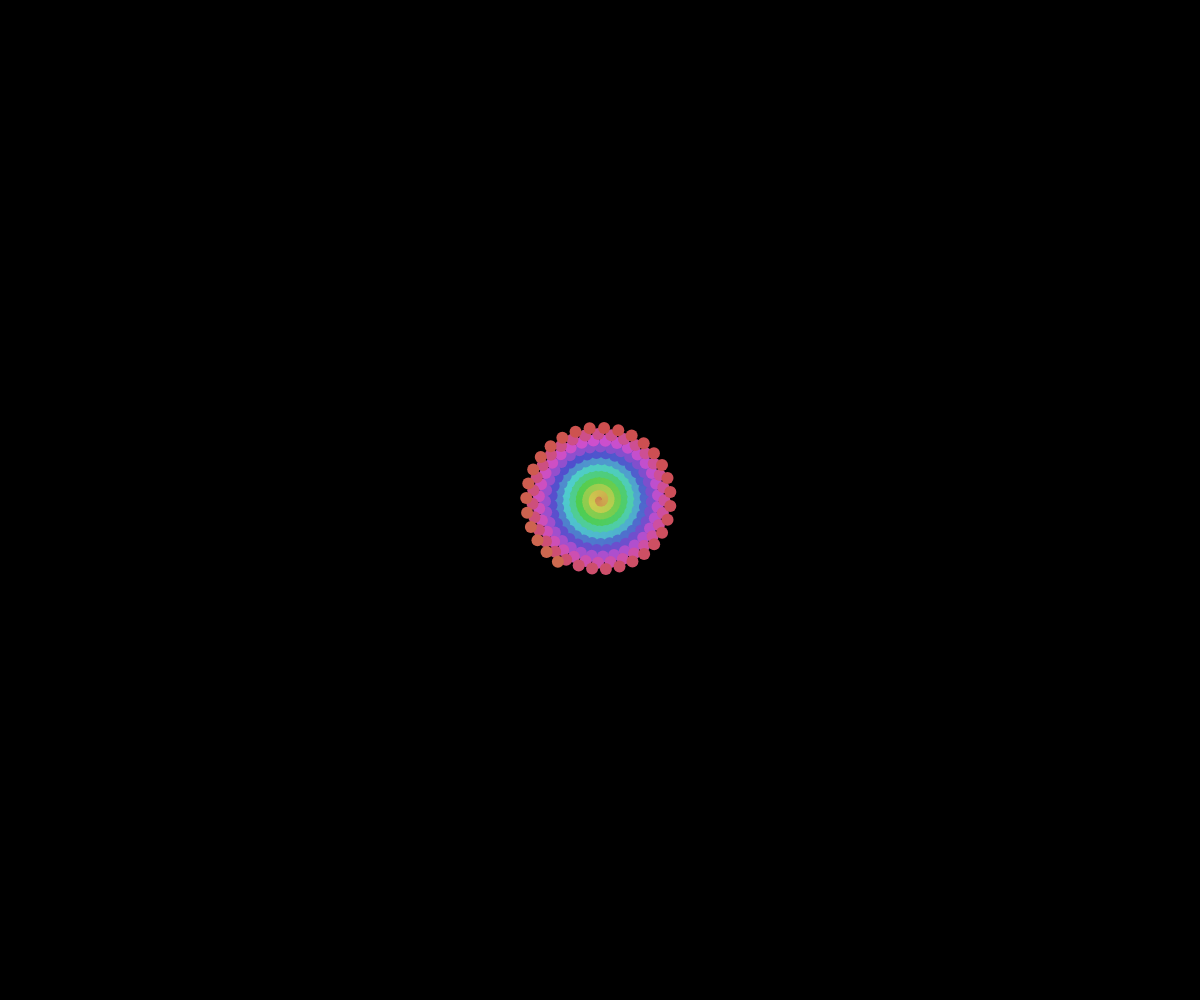
Frame 1 (no input)
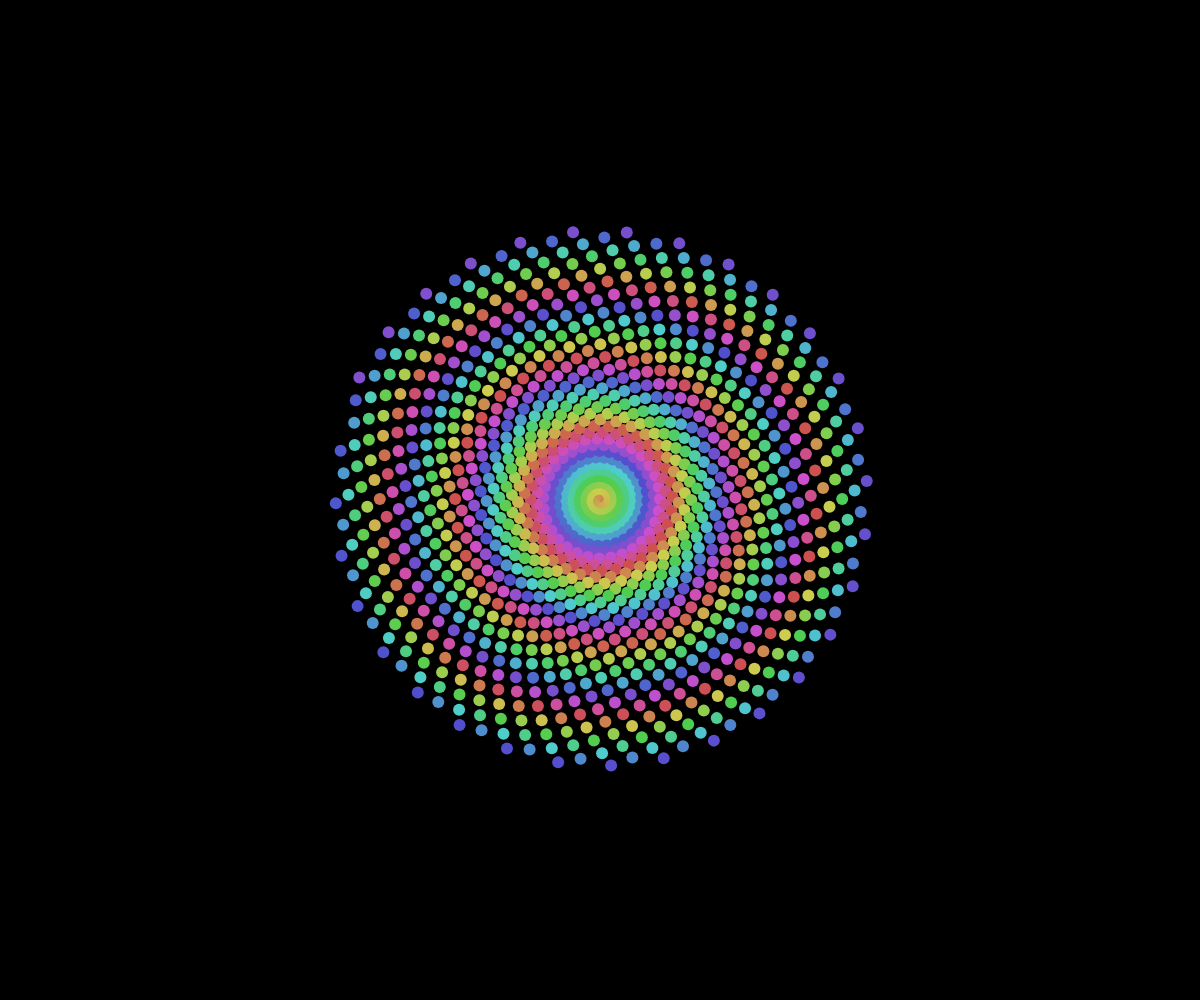
Frame 60 (no input)
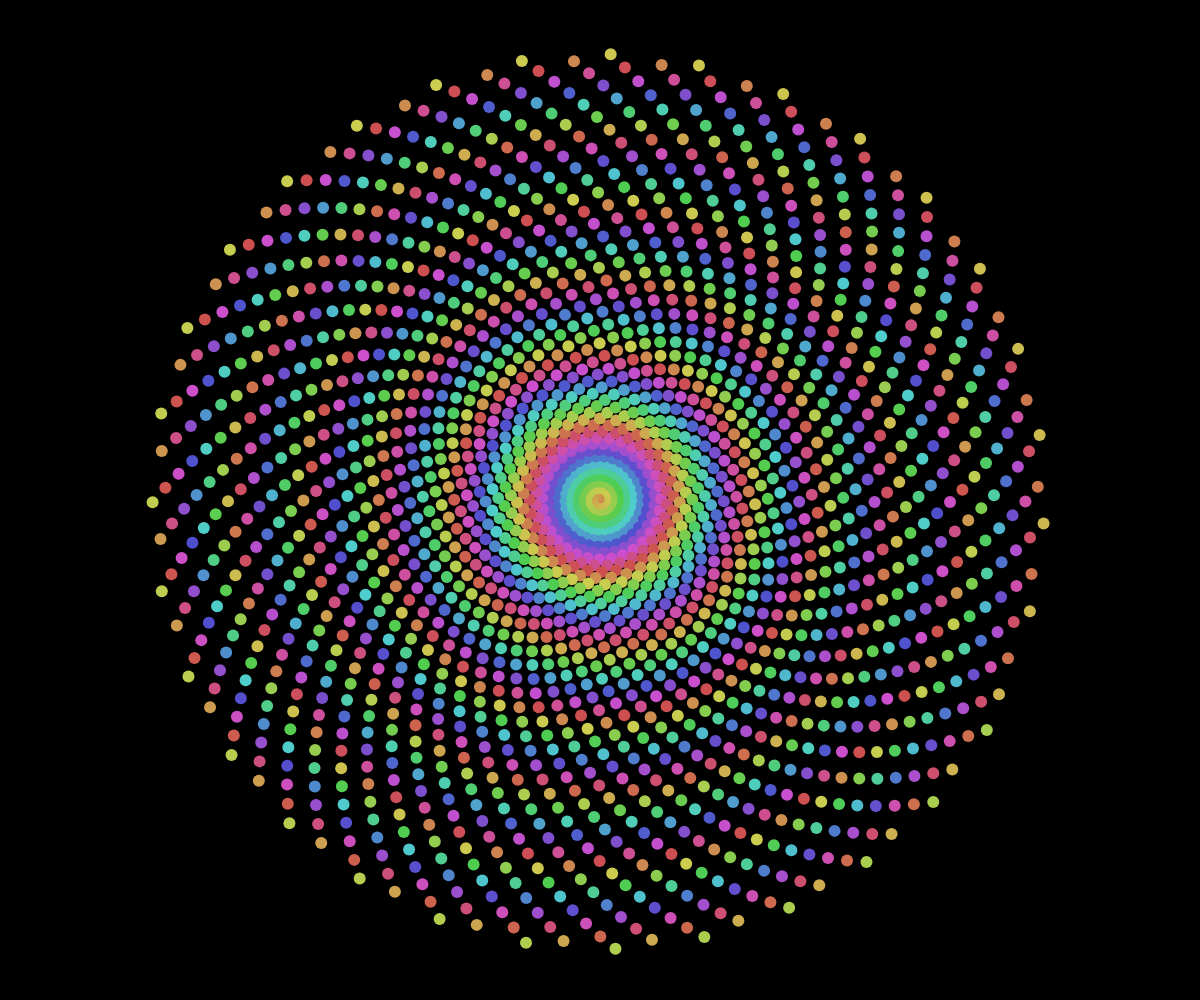
Frame 120 (the mouse pressed at the canvas centre since frame 60)

The p5.js sketch that drew these frames (run headless with seeded random() and noise() and a simulated clock; from frame 60 on, the mouse is pressed at the canvas centre):

// p5.js sketch
// ── sketch.js
let spiral;
let semn = 1;

function setup() {
  createCanvas(windowWidth, windowHeight);
  spiral = new Spiral();
  colorMode(HSL, 360);

}

function draw() {
  background(0);
  translate(width / 2, height / 2);
  noStroke();
  spiral.spiralConstruct();
  spiral.SpiralDraw();
  spiral.SpiralAnimate(); 
   spiral.spiralPoints = [];
}
class Spiral {
  constructor() {
    this.spiralPoints = [];
    this.angle = 0;
    this.angleVelocity = 0.2;
    this.length = 75;
    this.ratio = 0.2;
  }
  spiralConstruct() {
    let hueColor = 0;
    for (let i = 0; i < this.length; i += this.ratio) {
      if (hueColor > 360) {
        hueColor = 0;
      } else {
        hueColor++;
      }
      let x = sin(this.angle) * i;
      let y = cos(this.angle) * i;
      this.spiralPoints.push(new SpiralPoint(x, y, 12, hueColor));
      this.angle += this.angleVelocity;
     
    } 
    //this.angle = 0;

  }
  SpiralDraw() {
    for (let p of this.spiralPoints) p.drawPoint();
  }
  SpiralAnimate() {
    if (this.angle < 5.5) this.angle += (semn * 0.5);
    this.length += (semn * 15);
    if (abs(this.ratio) > 0.2) this.ratio += (semn * 0.1);
    if (this.OutCanvas()) semn = -1;
    if (this.InCenter()) semn = 1;
  }
  OutCanvas() {

    return this.spiralPoints[int(this.spiralPoints.length - 1)].x < -width / 2+125 ||
      this.spiralPoints[int(this.spiralPoints.length - 1)].x > width / 2 -125 ||
      this.spiralPoints[int(this.spiralPoints.length - 1)].y < -height / 2 +125 ||
      this.spiralPoints[int(this.spiralPoints.length - 1)].y > height / 2-125
  }
  InCenter() {

    return this.length == 75
  }
}
class SpiralPoint {
  constructor(x, y, size, hueColor) {
    this.x = x;
    this.y = y;
    this.size = size;
    this.hueColor = hueColor;
  }
  drawPoint() {
    fill(this.hueColor, 200, 200);
    ellipse(this.x, this.y, this.size, this.size);
  }
}
